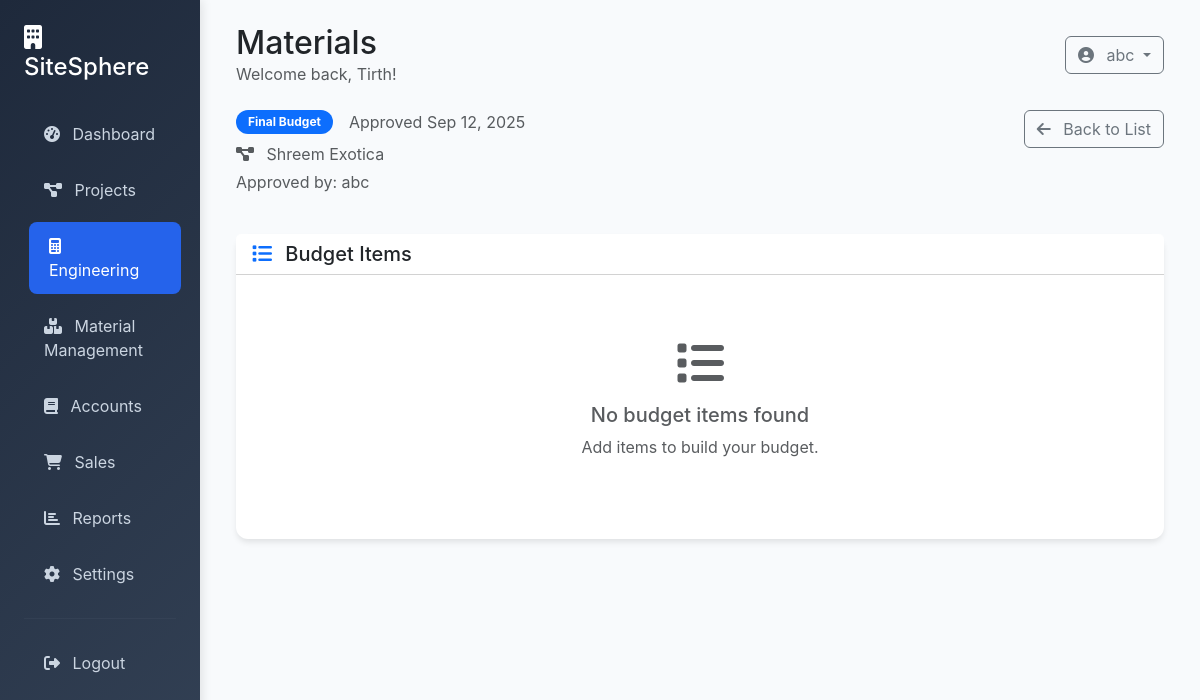
Page /engineering/budgets/1/ (signed in) on the committed database.
### engineering/models.py (models this page shows, shortened)
class ProjectBudget(models.Model):
    project = models.ForeignKey(Project, on_delete=models.CASCADE, related_name='budgets')
    name = models.CharField(max_length=255)
    budget_type = models.CharField(max_length=50, choices=[
        ('initial', 'Initial Budget'),
        ('revised', 'Revised Budget'),
        ('final', 'Final Budget')
    ])
    total_budget = models.DecimalField(max_digits=15, decimal_places=2)
    approved_by = models.ForeignKey(User, on_delete=models.CASCADE, related_name='approved_budgets')
    approved_date = models.DateField()
    created_at = models.DateTimeField(auto_now_add=True)

### projects/models.py (models this page shows, shortened)
class Project(models.Model):
    STATUS_CHOICES = [
        ('planning', 'Planning'),
        ('active', 'Active'),
        ('on_hold', 'On Hold'),
        ('completed', 'Completed'),
        ('cancelled', 'Cancelled'),
    ]
    name = models.CharField(max_length=255)
    company_name = models.CharField(max_length=255)
    description = models.TextField(blank=True)
    project_address = models.TextField()
    start_date = models.DateField()
    end_date = models.DateField(null=True, blank=True)
    estimated_budget = models.DecimalField(max_digits=15, decimal_places=2)
    actual_cost = models.DecimalField(max_digits=15, decimal_places=2, default=0)
    status = models.CharField(max_length=20, choices=STATUS_CHOICES, default='planning')
    completion_percentage = models.IntegerField(default=0)
    created_by = models.ForeignKey(User, on_delete=models.CASCADE)
    created_at = models.DateTimeField(auto_now_add=True)
    updated_at = models.DateTimeField(auto_now=True)

### engineering/views.py (the view)
# urls.py: path('budgets/<int:budget_id>/', views.budget_detail, name='budget_detail'),
@login_required
def budget_detail(request, budget_id):
    budget = get_object_or_404(ProjectBudget, id=budget_id, project__created_by=request.user)
    items = budget.items.all()
    context = {
        'budget': budget,
        'items': items,
    }
    return render(request, 'engineering/budget_detail.html', context)

### templates/engineering/budget_detail.html (shortened to what this page needs)
{% extends 'base.html' %}
{% block page_title %}{{ budget.name }}{% endblock %}
{% block content %}
<div class="row mb-4">
    <div class="col-md-8">
        <div class="d-flex align-items-center mb-2">
            <span class="badge bg-primary me-3">{{ budget.get_budget_type_display }}</span>
            <span class="text-muted">Approved {{ budget.approved_date|date:"M d, Y" }}</span>
        </div>
        <p class="text-muted mb-1">
            <i class="fas fa-project-diagram me-2"></i>
            {{ budget.project.name }}
        </p>
        <p class="text-muted">Approved by: {{ budget.approved_by.username }}</p>
    </div>
    <div class="col-md-4 text-end">
        <div class="btn-group">
            <a href="{% url 'engineering:budget_list' %}" class="btn btn-outline-secondary">
                <i class="fas fa-arrow-left me-2"></i>
                Back to List
            </a>
        </div>
    </div>
</div>
<div class="row">
    <div class="col-12">
        <div class="card">
            <div class="card-header bg-white">
                <h5 class="mb-0">
                    <i class="fas fa-list me-2 text-primary"></i>
                    Budget Items
                </h5>
            </div>
            <div class="card-body">
                {% if items %}
                <div class="table-responsive">
                    <table class="table table-hover">
                        <thead>
                            <tr>
                                <th>Category</th>
                                <th>Description</th>
                                <th>Budget Amount</th>
                                <th>Actual Spent</th>
                                <th>Variance</th>
                                <th>Variance %</th>
                            </tr>
                        </thead>
                        <tbody>
                            {% for item in items %}
                            <tr>
                                <td>{{ item.category }}</td>
                                <td>{{ item.description }}</td>
                                <td>${{ item.budget_amount|floatformat:2 }}</td>
                                <td>${{ item.actual_spent|floatformat:2 }}</td>
                                <td class="{% if item.variance < 0 %}text-danger{% else %}text-success{% endif %}">
                                    ${{ item.variance|floatformat:2 }}
                                </td>
                                <td class="{% if item.variance_percentage < 0 %}text-danger{% else %}text-success{% endif %}">
                                    {{ item.variance_percentage|floatformat:1 }}%
                                </td>
                            </tr>
                            {% endfor %}
                        </tbody>
                        <tfoot>
                            <tr class="table-primary">
                                <th colspan="2">Total Budget</th>
                                <th class="fw-bold">${{ budget.total_budget|floatformat:2 }}</th>
                                <th colspan="3"></th>
                            </tr>
                        </tfoot>
                    </table>
                </div>
                {% else %}
                <div class="text-center py-5">
                    <i class="fas fa-list fa-3x text-muted mb-3"></i>
                    <h5 class="text-muted">No budget items found</h5>
                    <p class="text-muted">Add items to build your budget.</p>
                </div>
                {% endif %}
            </div>
        </div>
    </div>
</div>
{% endblock %}

### templates/base.html (shortened to what this page needs)
<!DOCTYPE html>
<html lang="en">
<head>
    <link href="https://cdn.jsdelivr.net/npm/bootstrap@5.3.0/dist/css/bootstrap.min.css" rel="stylesheet">
    <link href="https://cdnjs.cloudflare.com/ajax/libs/font-awesome/6.4.0/css/all.min.css" rel="stylesheet">
</head>
<body>
    {% if user.is_authenticated %}
    <div class="container-fluid">
        <div class="row">
            <div class="col-md-3 col-lg-2 px-0">
                <div class="sidebar">
                    <div class="p-4">
                        <h4 class="text-white mb-4">
                            <i class="fas fa-building me-2"></i>
                            SiteSphere
                        </h4>
                        <nav class="nav flex-column">
                            <a class="nav-link {% if request.resolver_match.url_name == 'home' %}active{% endif %}" href="{% url 'dashboard:home' %}">
                                <i class="fas fa-tachometer-alt me-2"></i>
                                Dashboard
                            </a>
                            <a class="nav-link {% if request.resolver_match.url_name == 'project_selection' %}active{% endif %}" href="{% url 'dashboard:project_selection' %}">
                                <i class="fas fa-project-diagram me-2"></i>
                                Projects
                            </a>
                            <a class="nav-link {% if 'engineering' in request.resolver_match.namespace %}active{% endif %}" href="{% url 'engineering:dashboard' %}">
                                <i class="fas fa-calculator me-2"></i>
                                Engineering
                            </a>
                            <a class="nav-link {% if 'material_management' in request.resolver_match.namespace %}active{% endif %}" href="{% url 'material_management:dashboard' %}">
                                <i class="fas fa-boxes me-2"></i>
                                Material Management
                            </a>
                            <a class="nav-link {% if 'accounts' in request.resolver_match.namespace %}active{% endif %}" href="{% url 'accounts:dashboard' %}">
                                <i class="fas fa-book me-2"></i>
                                Accounts
                            </a>
                            <a class="nav-link {% if 'sales' in request.resolver_match.namespace %}active{% endif %}" href="{% url 'sales:dashboard' %}">
                                <i class="fas fa-shopping-cart me-2"></i>
                                Sales
                            </a>
                            <a class="nav-link" href="#">
                                <i class="fas fa-chart-bar me-2"></i>
                                Reports
                            </a>
                            <a class="nav-link" href="#">
                                <i class="fas fa-cog me-2"></i>
                                Settings
                            </a>
                            <hr class="my-3" style="border-color: #475569;">
                            <a class="nav-link" href="{% url 'authentication:logout' %}">
                                <i class="fas fa-sign-out-alt me-2"></i>
                                Logout
                            </a>
                        </nav>
                    </div>
                </div>
            </div>
            <div class="col-md-9 col-lg-10">
                <div class="p-4">
                    <div class="d-flex justify-content-between align-items-center mb-4">
                        <div>
                            <h2 class="mb-0">{% block page_title %}Dashboard{% endblock %}</h2>
                            <p class="text-muted mb-0">Welcome back, {{ user.first_name|default:user.username }}!</p>
                        </div>
                        <div class="d-flex align-items-center">
                            <div class="dropdown">
                                <button class="btn btn-outline-secondary dropdown-toggle" type="button" data-bs-toggle="dropdown">
                                    <i class="fas fa-user-circle me-2"></i>
                                    {{ user.username }}
                                </button>
                            </div>
                        </div>
                    </div>
                    {% block content %}{% endblock %}
                </div>
            </div>
        </div>
    </div>
    {% else %}
    {% block auth_content %}{% endblock %}
    {% endif %}
</body>
</html>

### templates/base.html (style rules this page uses)
:root { --primary-color: #2563eb; --secondary-color: #64748b; --success-color: #10b981; --warning-color: #f59e0b; --danger-color: #ef4444; --dark-color: #1e293b; --light-color: #f8fafc; }
body { background-color: var(--light-color); font-family: 'Inter', -apple-system, BlinkMacSystemFont, sans-serif; }
.sidebar { background: linear-gradient(135deg, var(--dark-color) 0%, #334155 100%); min-height: 100vh; box-shadow: 2px 0 10px rgba(0,0,0,0.1); }
.sidebar .nav-link { color: #cbd5e1; padding: 12px 20px; margin: 4px 0; border-radius: 8px; transition: all 0.3s ease; }
.sidebar .nav-link:hover, .sidebar .nav-link.active { background-color: var(--primary-color); color: white; transform: translateX(5px); }
.card { border: none; border-radius: 12px; box-shadow: 0 4px 6px -1px rgba(0, 0, 0, 0.1); transition: transform 0.2s ease, box-shadow 0.2s ease; }
.badge { font-size: 0.75rem; padding: 6px 12px; border-radius: 20px; }

### rows in the picture
ProjectBudget: name "Materials", budget_type "Final Budget", approved_date "Sep 12, 2025", project.name "Shreem Exotica", approved_by.username "abc"

### other values in the picture
{{ user.first_name|default:user.username }} "Tirth"
{{ user.username }} "abc"
